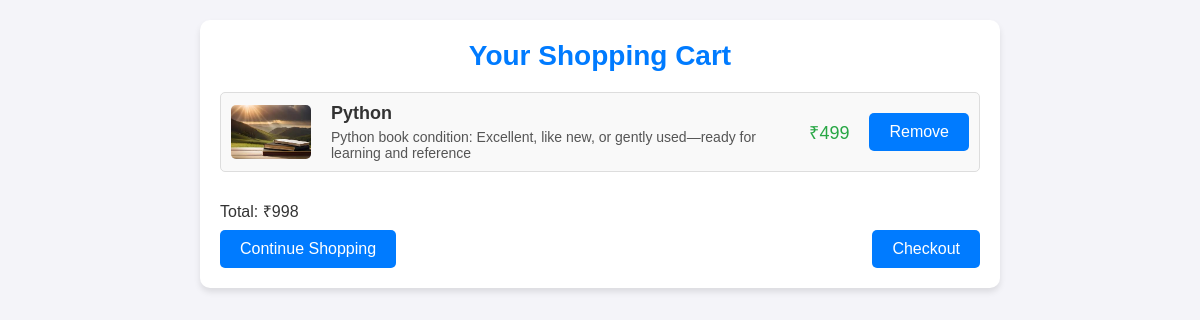
Page /cart (signed in) on the committed database.
### home/models.py (models this page shows, shortened)
class CartItem(models.Model):
    user = models.ForeignKey(User, on_delete=models.CASCADE)
    product = models.ForeignKey(Product, on_delete=models.CASCADE)
    quantity = models.PositiveIntegerField(default=1)

class Product(models.Model):
    product_id = models.AutoField
    product_category = models.CharField(max_length=50)
    title = models.CharField(max_length=50)
    desc = models.CharField(max_length=500)
    price = models.IntegerField()
    image1 = models.ImageField(upload_to="images/")
    image2 = models.ImageField(upload_to="images/")
    image3 = models.ImageField(upload_to="images/")
    mobile = models.CharField(max_length=12, default="")
    location = models.CharField(max_length=500)
    user = models.CharField(max_length=10, default="")
    date = models.DateField()

### home/views.py (the view)
# urls.py: path('cart', views.cart, name='cart'),
@login_required
def cart(request):
    cart_items = CartItem.objects.filter(user=request.user)
    total_price = sum(item.product.price * item.quantity for item in cart_items)
    context = {
        'cart_items': cart_items,
        'total_price': total_price
    }
    return render(request, 'cart.html', context)

### templates/cart.html (shortened to what this page needs)
<!DOCTYPE html>
<html lang="en">
<head>
</head>
<body>
  <div class="container">
    <h1>Your Shopping Cart</h1>
    {% if cart_items %}
      {% for item in cart_items %}
        <div class="cart-item">
          <img src="/media/{{ item.product.image1 }}" alt="{{ item.product.title }}">
          <div class="cart-item-details">
            <h3>{{ item.product.title }}</h3>
            <p>{{ item.product.desc }}</p>
          </div>
          <div class="cart-item-price">₹{{ item.product.price }}</div>
          <form method="post" action="{% url 'remove_from_cart' item.id %}">
            <button type="submit" class="button">Remove</button>
          </form>
        </div>
      {% endfor %}
      <div>
        <p class="price">Total: ₹{{ total_price }}</p>
        <div class="checkout-buttons">
          <form method="post" action="{% url 'home' %}">
            <button type="submit" class="button">Continue Shopping</button>
          </form>
          <a href="{% url 'checkout' %}" class="button">Checkout</a>
        </div>
      </div>
    {% else %}
      <p>Your cart is empty.</p>
    {% endif %}
  </div>
</body>
</html>

### templates/cart.html (style rules this page uses)
* { margin: 0; padding: 0; box-sizing: border-box; }
body { font-family: Arial, sans-serif; background-color: #f4f4f9; color: #333; }
.container { max-width: 800px; margin: 20px auto; padding: 20px; background-color: #fff; border-radius: 10px; box-shadow: 0 4px 6px rgba(0, 0, 0, 0.1); }
h1 { font-size: 28px; color: #007bff; text-align: center; margin-bottom: 20px; }
.cart-item { display: flex; justify-content: space-between; align-items: center; margin-bottom: 20px; padding: 10px; border: 1px solid #ddd; border-radius: 5px; background-color: #f9f9f9; }
.cart-item img { max-width: 80px; height: auto; border-radius: 5px; }
.cart-item-details { flex: 1; margin-left: 20px; }
.cart-item-details h3 { font-size: 18px; margin-bottom: 5px; }
.cart-item-details p { font-size: 14px; color: #555; }
.cart-item-price { font-size: 18px; color: #28a745; margin-right: 20px; }
.button { padding: 10px 20px; font-size: 16px; color: white; background-color: #007bff; border: none; border-radius: 5px; cursor: pointer; text-decoration: none; }
.checkout-buttons { display: flex; justify-content: space-between; }
.price { padding: 8px 0px; }

### rows in the picture
CartItem: product.image1 (picture), product "Python", product.desc "Python book condition: Excellent, like new, or gently used—ready for learning and reference", product.price "499"

### other values in the picture
{{ total_price }} "998"
